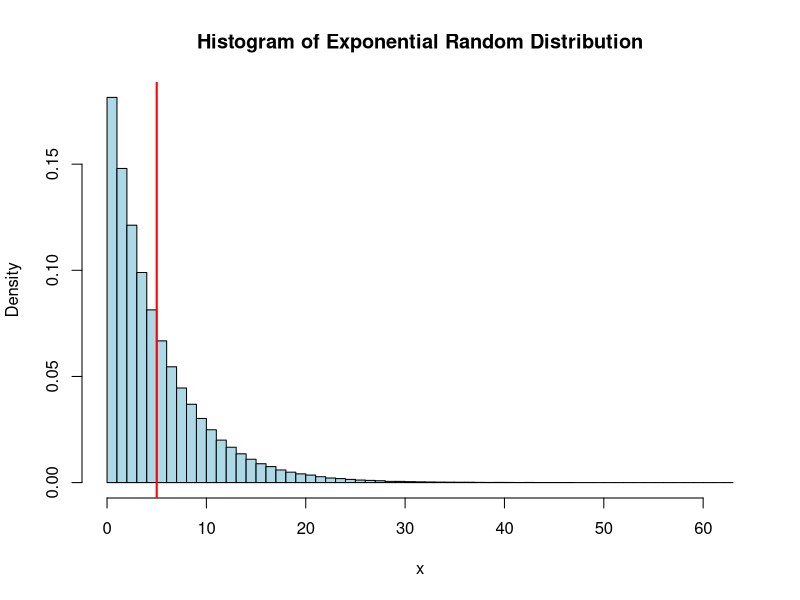
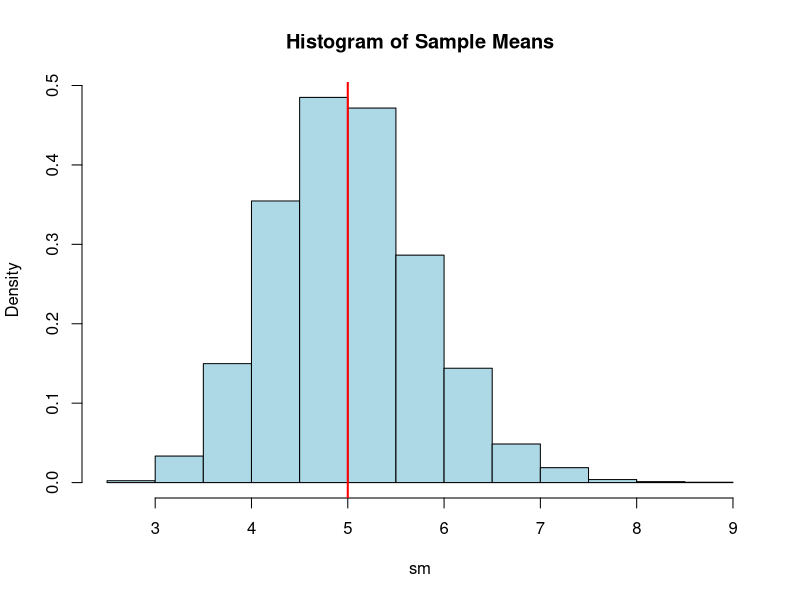
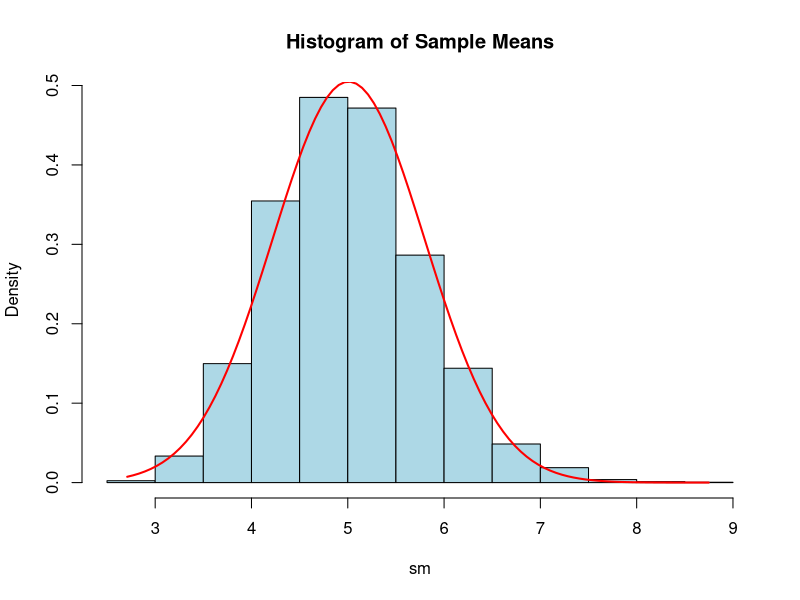

Here is the R script that generated these plots, in order:
## ---- chunk 1
knitr::opts_chunk$set(echo = TRUE)
options(scipen=999)
## ---- chunk 2
# set random seed
set.seed(123456)

# total number of random samples
nsim <- 10000

# number of random observation per sample
obs <- 40

# lambda parameter for distribution
lbd = 0.2

# simulate random numbers
x <- matrix(rexp(nsim*obs, lbd), ncol=obs)
## ---- chunk 3
hist(x, col="lightblue", freq=F, main="Histogram of Exponential Random Distribution", breaks=60)
abline(v=5, lw=2, col="red")
## ---- chunk 4
# Calculate the samples means
sm <- apply(x, 1, mean)
hist(sm, col="lightblue", freq=F, main="Histogram of Sample Means", breaks=9)
abline(v=5, lw=2, col="red")
## ---- chunk 5
# Draw histogram
hist(sm, col="lightblue", freq=F, main="Histogram of Sample Means", breaks=9)

# Overlay normal density plot N(m,s)
xfit <- seq(min(sm), max(sm), length=100)
yfit <- dnorm(xfit, mean=mean(sm), sd=sd(sm))
lines(xfit, yfit, col="red", lwd=2)
